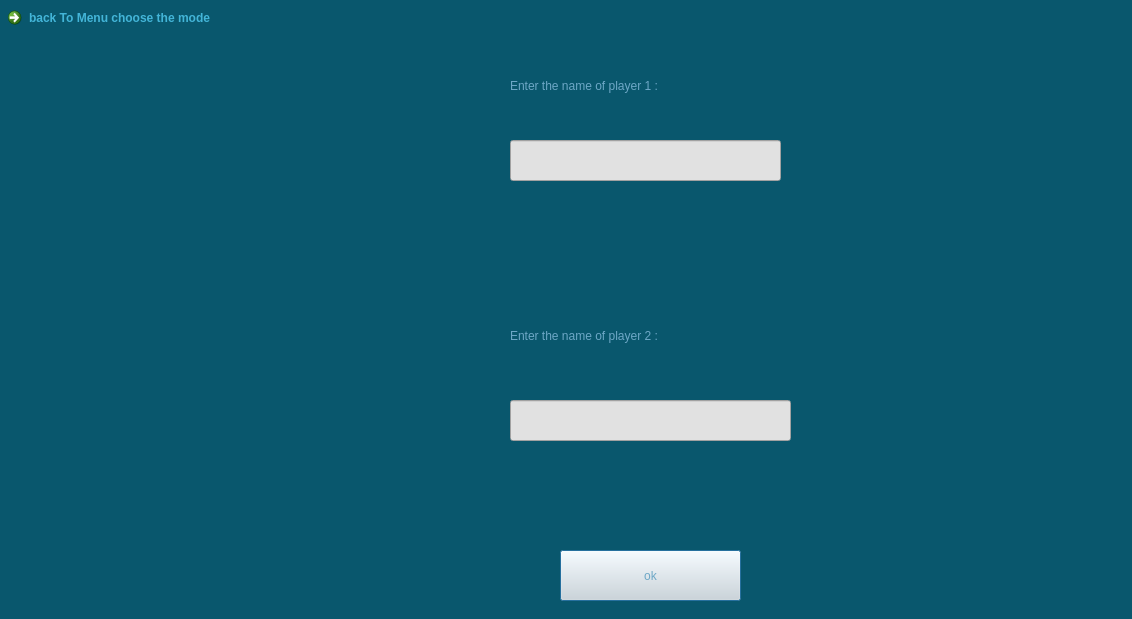
<?xml version="1.0" encoding="UTF-8"?>
<ui version="4.0">
 <class>pvp_mode_questions</class>
 <widget class="QDialog" name="pvp_mode_questions">
  <property name="geometry">
   <rect>
    <x>0</x>
    <y>0</y>
    <width>1132</width>
    <height>619</height>
   </rect>
  </property>
  <property name="windowTitle">
   <string>Dialog</string>
  </property>
  <property name="styleSheet">
   <string notr="true">background-color: rgb(9, 87, 109);</string>
  </property>
  <widget class="QLabel" name="label">
   <property name="geometry">
    <rect>
     <x>510</x>
     <y>70</y>
     <width>281</width>
     <height>31</height>
    </rect>
   </property>
   <property name="styleSheet">
    <string notr="true">font: 700 italic 16pt &quot;Segoe UI&quot;;
color: rgb(109, 167, 198);</string>
   </property>
   <property name="text">
    <string>Enter the name of player 1 :</string>
   </property>
  </widget>
  <widget class="QLabel" name="label_2">
   <property name="geometry">
    <rect>
     <x>510</x>
     <y>320</y>
     <width>291</width>
     <height>31</height>
    </rect>
   </property>
   <property name="styleSheet">
    <string notr="true">font: 700 italic 16pt &quot;Segoe UI&quot;;
color: rgb(109, 167, 198);</string>
   </property>
   <property name="text">
    <string>Enter the name of player 2 :</string>
   </property>
  </widget>
  <widget class="QLineEdit" name="lineEdit">
   <property name="geometry">
    <rect>
     <x>510</x>
     <y>140</y>
     <width>271</width>
     <height>41</height>
    </rect>
   </property>
   <property name="styleSheet">
    <string notr="true">font: 700 italic 10pt &quot;Segoe UI&quot;;
background-color: rgb(225, 225, 225);</string>
   </property>
  </widget>
  <widget class="QLineEdit" name="lineEdit_2">
   <property name="geometry">
    <rect>
     <x>510</x>
     <y>400</y>
     <width>281</width>
     <height>41</height>
    </rect>
   </property>
   <property name="styleSheet">
    <string notr="true">font: 700 italic 10pt &quot;Segoe UI&quot;;
background-color: rgb(225, 225, 225);</string>
   </property>
  </widget>
  <widget class="QPushButton" name="pushButton">
   <property name="geometry">
    <rect>
     <x>560</x>
     <y>550</y>
     <width>181</width>
     <height>51</height>
    </rect>
   </property>
   <property name="styleSheet">
    <string notr="true">font: 700 italic 14pt &quot;Segoe UI&quot;;
background-color: rgb(222, 222, 222);
color: rgb(109, 167, 198);</string>
   </property>
   <property name="text">
    <string>ok</string>
   </property>
  </widget>
  <widget class="QLabel" name="label_3">
   <property name="geometry">
    <rect>
     <x>230</x>
     <y>310</y>
     <width>221</width>
     <height>221</height>
    </rect>
   </property>
   <property name="styleSheet">
    <string notr="true">
background-image: url('C:/Users/ModernSystem/Downloads/images_project_3.jfif');</string>
   </property>
   <property name="text">
    <string/>
   </property>
  </widget>
  <widget class="QLabel" name="label_4">
   <property name="geometry">
    <rect>
     <x>230</x>
     <y>70</y>
     <width>221</width>
     <height>221</height>
    </rect>
   </property>
   <property name="styleSheet">
    <string notr="true">
background-image: url('C:/Users/ModernSystem/Downloads/images_project_3.jfif');</string>
   </property>
   <property name="text">
    <string/>
   </property>
  </widget>
  <widget class="QCommandLinkButton" name="commandLinkButton">
   <property name="geometry">
    <rect>
     <x>0</x>
     <y>0</y>
     <width>271</width>
     <height>41</height>
    </rect>
   </property>
   <property name="styleSheet">
    <string notr="true">color: rgb(67, 181, 216);
background-color: rgb(217, 217, 217);</string>
   </property>
   <property name="text">
    <string>back To Menu choose the mode</string>
   </property>
  </widget>
  <zorder>pushButton</zorder>
  <zorder>lineEdit</zorder>
  <zorder>label</zorder>
  <zorder>label_2</zorder>
  <zorder>lineEdit_2</zorder>
  <zorder>label_3</zorder>
  <zorder>label_4</zorder>
  <zorder>commandLinkButton</zorder>
 </widget>
 <tabstops>
  <tabstop>lineEdit</tabstop>
  <tabstop>lineEdit_2</tabstop>
  <tabstop>pushButton</tabstop>
 </tabstops>
 <resources/>
 <connections>
  <connection>
   <sender>pushButton</sender>
   <signal>clicked()</signal>
   <receiver>pvp_mode_questions</receiver>
   <slot>close()</slot>
   <hints>
    <hint type="sourcelabel">
     <x>299</x>
     <y>378</y>
    </hint>
    <hint type="destinationlabel">
     <x>409</x>
     <y>357</y>
    </hint>
   </hints>
  </connection>
 </connections>
</ui>
